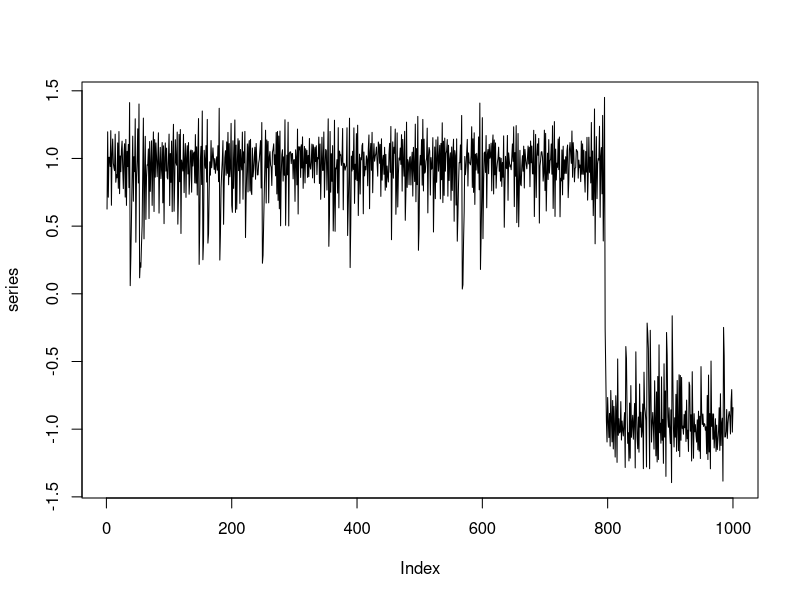

R code for this plot:
library(stats)

yi.1 <- function(yi) {
  val <- yi + yi*(1-yi)*(1+yi) + rnorm(1, sd=0.135)
  if (val > 2) {1.5}
  else if (val < -2) {-1.5}
  else {val}
}

series <- c(runif(1),-2,2)
for (i in 2:1000) {
  series[i] = yi.1(series[i-1])
}

plot(series, type='l')
write.table(series,file='series.csv',row.names=FALSE,col.names=FALSE)